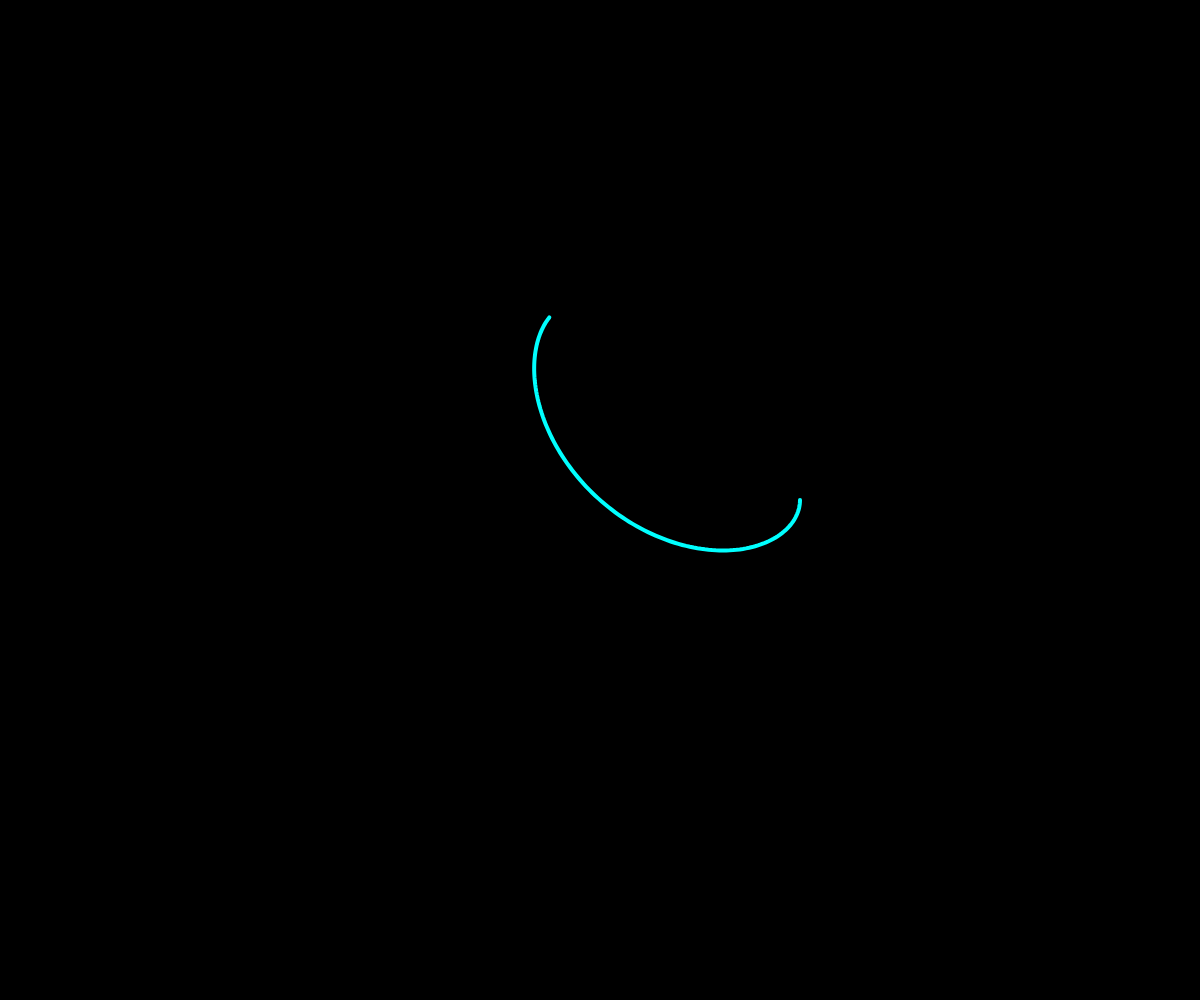
Frame 1 (no input)
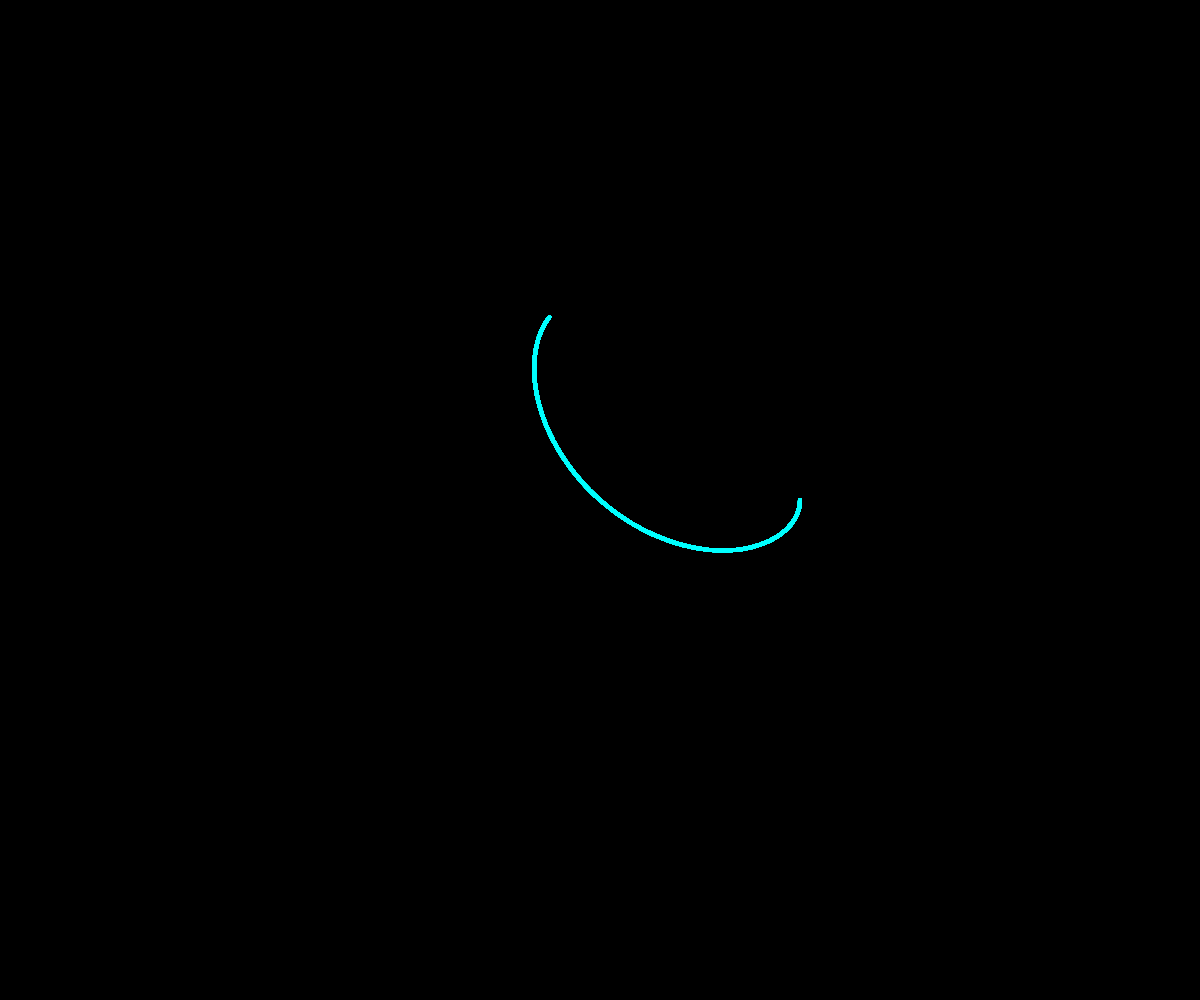
Frame 60 (no input)
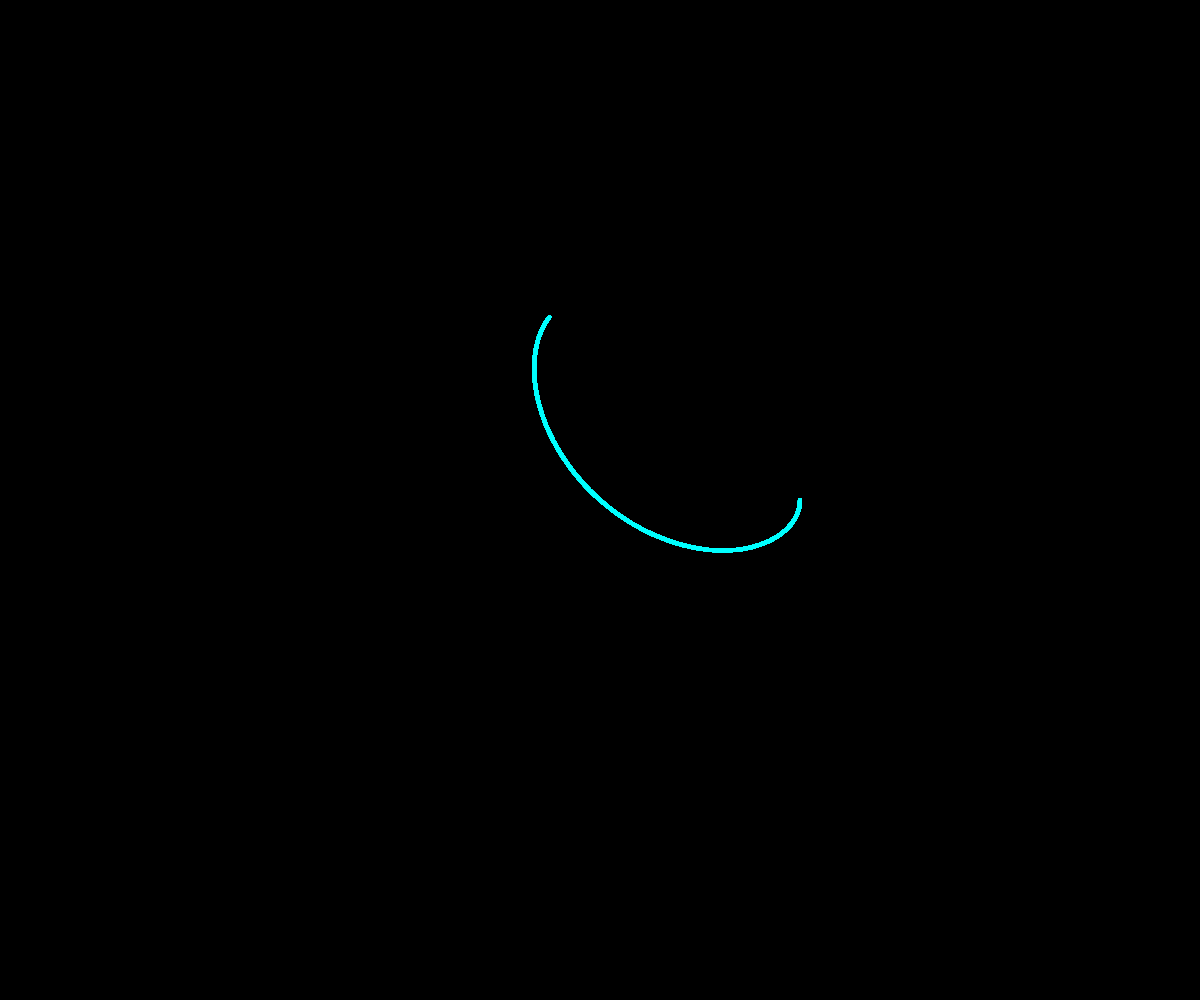
Frame 120 (the mouse pressed at the canvas centre since frame 60)

The p5.js sketch that drew these frames (run headless with seeded random() and noise() and a simulated clock; from frame 60 on, the mouse is pressed at the canvas centre):

// p5.js sketch
// ── sketch.js
function setup() {
  createCanvas(window.innerWidth, window.innerHeight);
  background(0);
  stroke(0,255,255)
  c = random(25)
  strokeWeight(4)
  noFill()
  inc = random()
  k=random()/random()
}

function draw() {
      translate(width/2,height/2)
beginShape()
  for(i=0;i<TWO_PI*inc;i+=0.01){
    r = 200*cos(k*i)
    x = r*cos(i)
    y = r*sin(i)
    vertex(x,y)
  }
  endShape()
  
}
